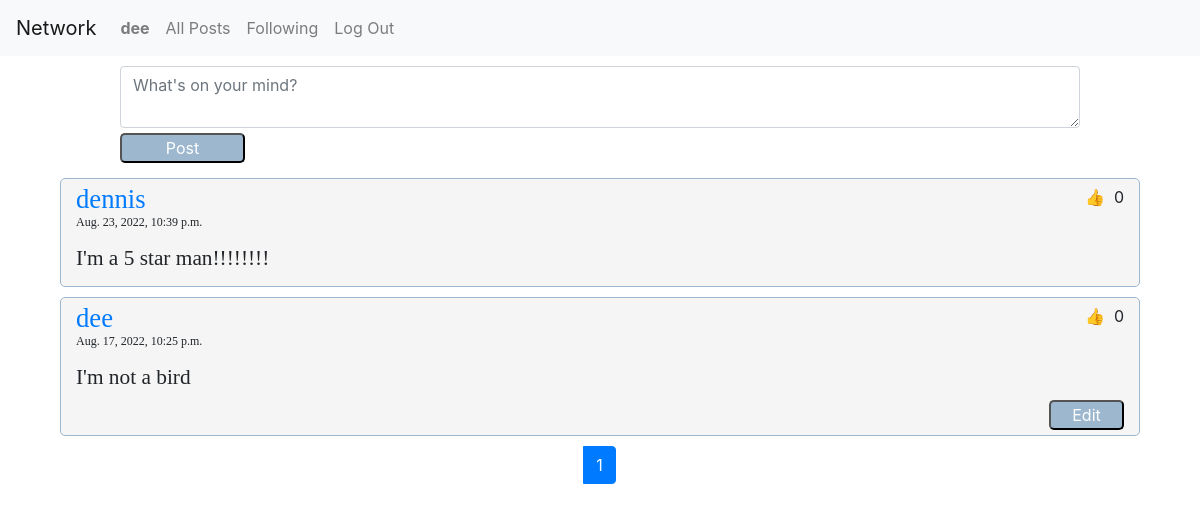
Before: / (signed in) with the older database file.
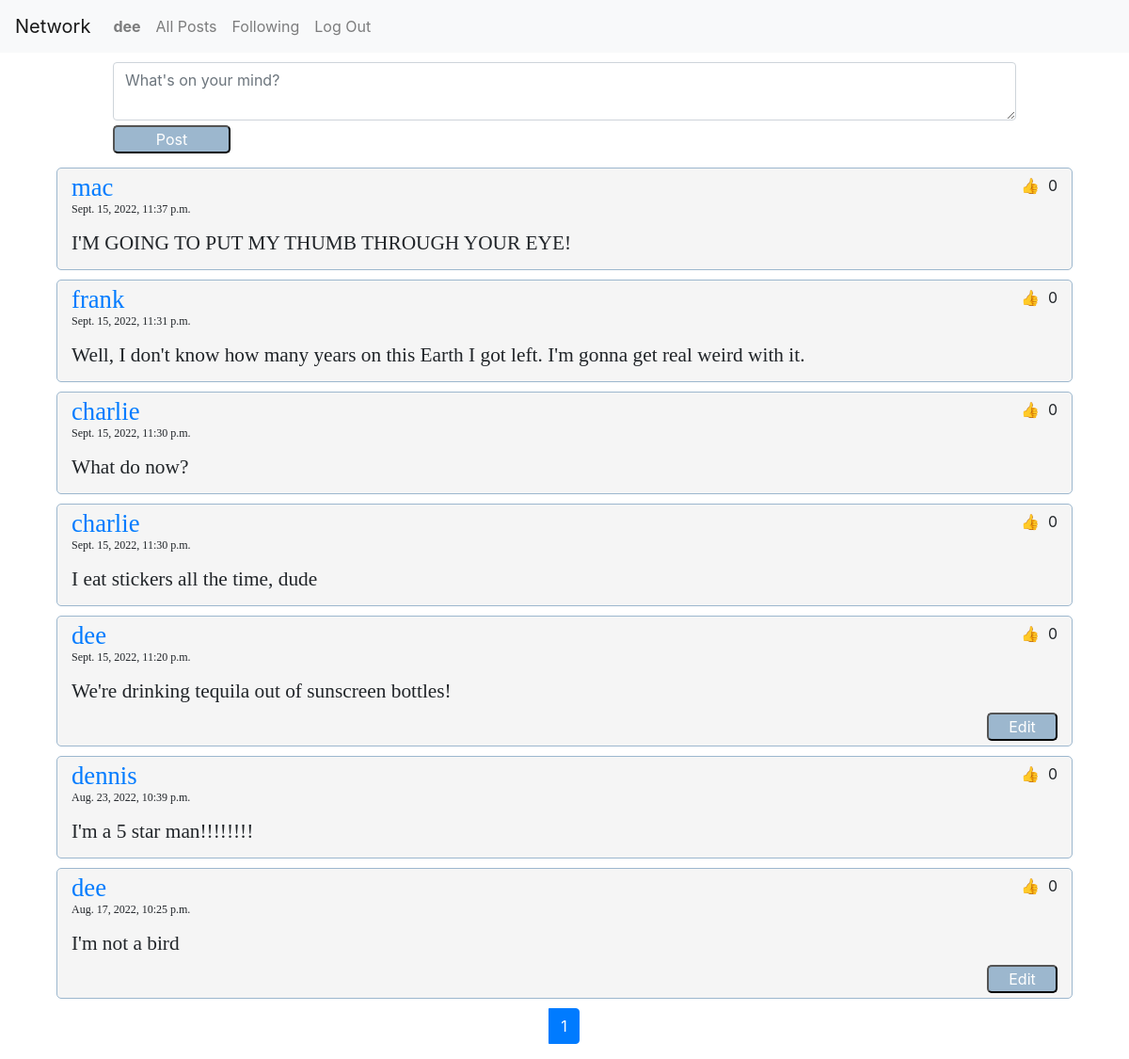
After: the same page with the newer database file.
### network/models.py (models this page shows, shortened)
class Posting(models.Model):
    author = models.ForeignKey(User, on_delete=models.CASCADE, related_name='posted_by')
    liked = models.ForeignKey(User, on_delete=models.CASCADE, null=True, related_name='likes')
    timestamp = models.DateTimeField(auto_now_add=True)
    body = models.TextField(blank=True)

class User(AbstractUser):
    following = models.ManyToManyField('self', blank=True, related_name="followers", symmetrical=False)

### network/views.py (the view)
# urls.py: path("", views.index, name="index"),
def index(request):
    if request.path == '/following':
        user = User.objects.get(username=request.user)
        postings = Posting.objects.filter(author__in=user.following.all()).order_by('-timestamp').annotate(Count('liked'))
    else:
        postings = Posting.objects.all().order_by('-timestamp').annotate(Count('liked'))
    paginator = Paginator(postings, 10)
    page_obj = paginator.get_page(request.GET.get('page', 1))
    return render(request, "network/index.html", {"postings": postings, "num_pages": range(1, paginator.num_pages + 1), "page_obj": page_obj})

### network/templates/network/index.html (shortened to what this page needs)
{% extends "network/layout.html" %}
{% load static %}
{% block body %}
    {% if user.is_authenticated %}
        <div class="new-post">
            <textarea class="form-control" id="new-post-text" placeholder="What's on your mind?"></textarea>
            <input type="submit" class="button-style" id="add-post" value="Post">
        </div>
    {% endif %}
    {% for posting in page_obj%}
        <div class="post">
            <div class="post-author-likes">
                <div class="author">
                <a  href= "{% url 'profile' posting.author.username %}">{{posting.author.username}}</a>
                </div>
                <div class="likes">
                    <button class="like-button">&#128077</button>
                    {{posting.liked__count}}
                </div>
            </div class="post-timestamp-content">
                <p class="timestamp">{{posting.timestamp}}</p>
                <p class="post-content">{{posting.body}}</p>
            {% if user == posting.author %}
                <div class="button-container">
                    <button class="button-style edit-button">Edit</button>
                </div>
            {% endif %}
        </div>
    {% endfor %}
    <ul class="pagination">
        {% for page in num_pages %}
            {% if page == page_obj.number %}
                <li class="active page-item"><a class="page-link" href="?page={{page}}">{{page}}</a></li>
            {% else %}
                <li class="page-item"><a class="page-link" href="?page={{page}}">{{page}}</a></li>
            {% endif %}
        {% endfor %}
    </ul>
{% endblock %}

Changed rows visible on the page:
added Posting: author.username "mac", liked__count "0", timestamp "Sept. 15, 2022, 11:37 p.m.", body "I'M GOING TO PUT MY THUMB THROUGH YOUR EYE!"
added Posting: author.username "frank", liked__count "0", timestamp "Sept. 15, 2022, 11:31 p.m.", body "Well, I don't know how many years on this Earth I got left. I'm gonna get real weird with it."
added Posting: author.username "charlie", liked__count "0", timestamp "Sept. 15, 2022, 11:30 p.m.", body "What do now?"
added Posting: author.username "charlie", liked__count "0", timestamp "Sept. 15, 2022, 11:30 p.m.", body "I eat stickers all the time, dude"
added Posting: author.username "dee", liked__count "0", timestamp "Sept. 15, 2022, 11:20 p.m.", body "We're drinking tequila out of sunscreen bottles!", shows "Edit"
